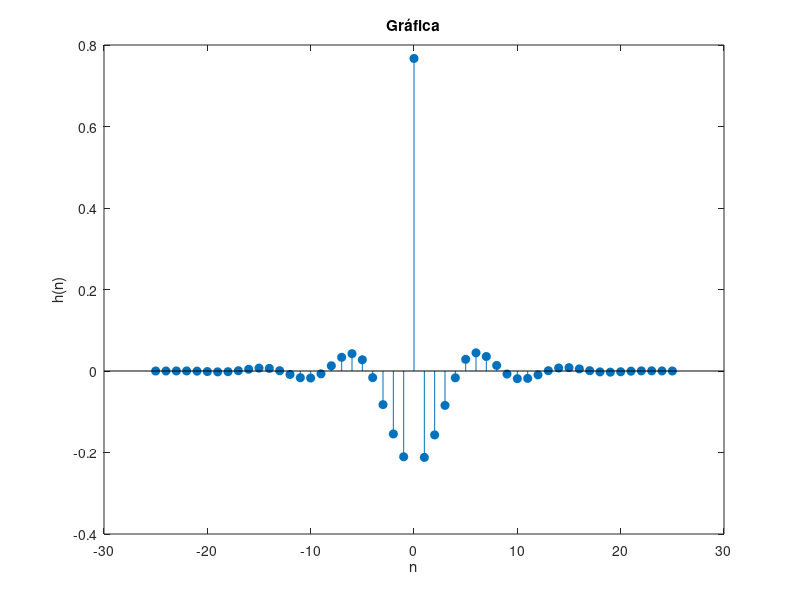

The MATLAB script that drew this image:
clc; 
clear; 
close all;

%% Parámetros del filtro
format long
Fs = 1291.32;       % Frecuencia de muestreo (Hz)
fc = 150;           % Frecuencia de corte (Hz)
M = 51;             % Orden del filtro (debe ser impar)
n = -(M-1)/2 : (M-1)/2;  % Vector de índices

% Conversión de frecuencia de corte a frecuencia angular normalizada
wc = 2 * pi * fc / Fs;

for i = 1:M
    if n(i) == 0
        h(i) = 1 - (wc / pi); % Caso especial cuando n = 0
    else
        h(i) = -sin(wc * n(i)) / (pi * n(i)); % Ecuación para n ≠ 0
    end
    hamming(i) = (1 - cos(2 * pi * (i - 1) / M)) / 2;
end

%% Aplicación de la ventana de Hamming
hw = h .* hamming;

%% Gráfica de la respuesta al impulso
stem(n, hw, 'filled'); 
title('Gráfica'); 
xlabel('n'); 
ylabel('h(n)'); 
%grid on;

%% Imprimir solo los coeficientes para copiar/pegar en Arduino
fprintf('\n'); % Línea en blanco opcional
for i = 1:M
    fprintf('%.10f,\n', hw(i));
end
